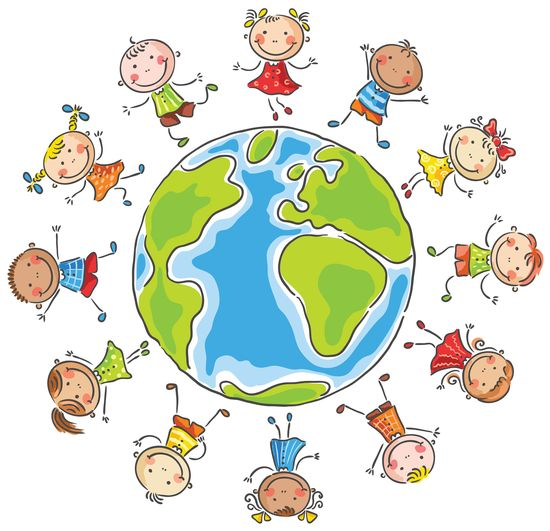
#> input picture cocuk.jpg, 550 x 531 px
$ python 'Gİ7.py'
#> lines starting #> are read from the running program, lines starting #| are printed output that depends on the picture
# -*- coding: utf-8 -*-
"""
Created on Tue Nov 12 21:57:12 2024

@author: edanu
"""
import cv2
import numpy as numpy

resim=cv2.imread("cocuk.jpg")
#> resim is the input picture: shape (531, 550, 3); mean B, G, R 209.6, 224.9, 220.1

kesit=resim[50:150,300:400]
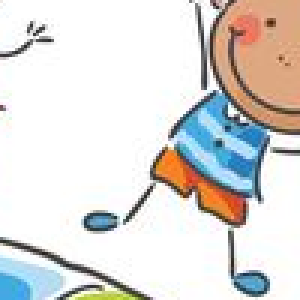
#> kesit: shape (100, 100, 3) (shown 3 times larger); mean B, G, R 216.9, 219.6, 221.6

resim[0:100,0:100]=kesit
#resmin kendi boyutuba dikkat etmek önemli resmin boyutunu geçmemeli

resim[400:450,300:350]=(0,150,250)
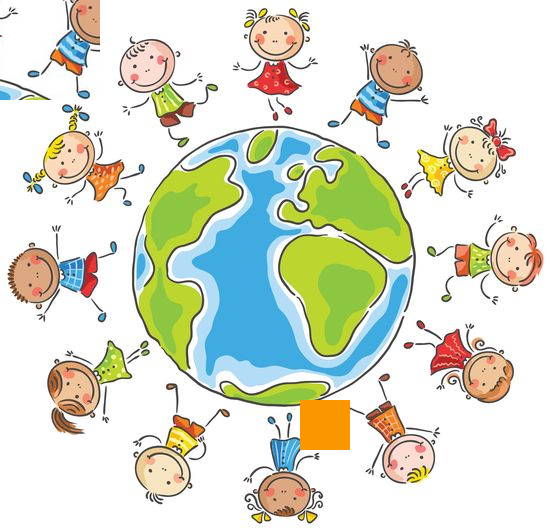
#> resim: shape (531, 550, 3); mean B, G, R 206.3, 222.9, 219

cv2.imshow("GÖRSELDEN BİR KESİT  ALMA",resim)
cv2.imshow("GÖRSELDEN KESİT ALINDI",kesit)


cv2.waitKey(0)
cv2.destroyAllWindows()
